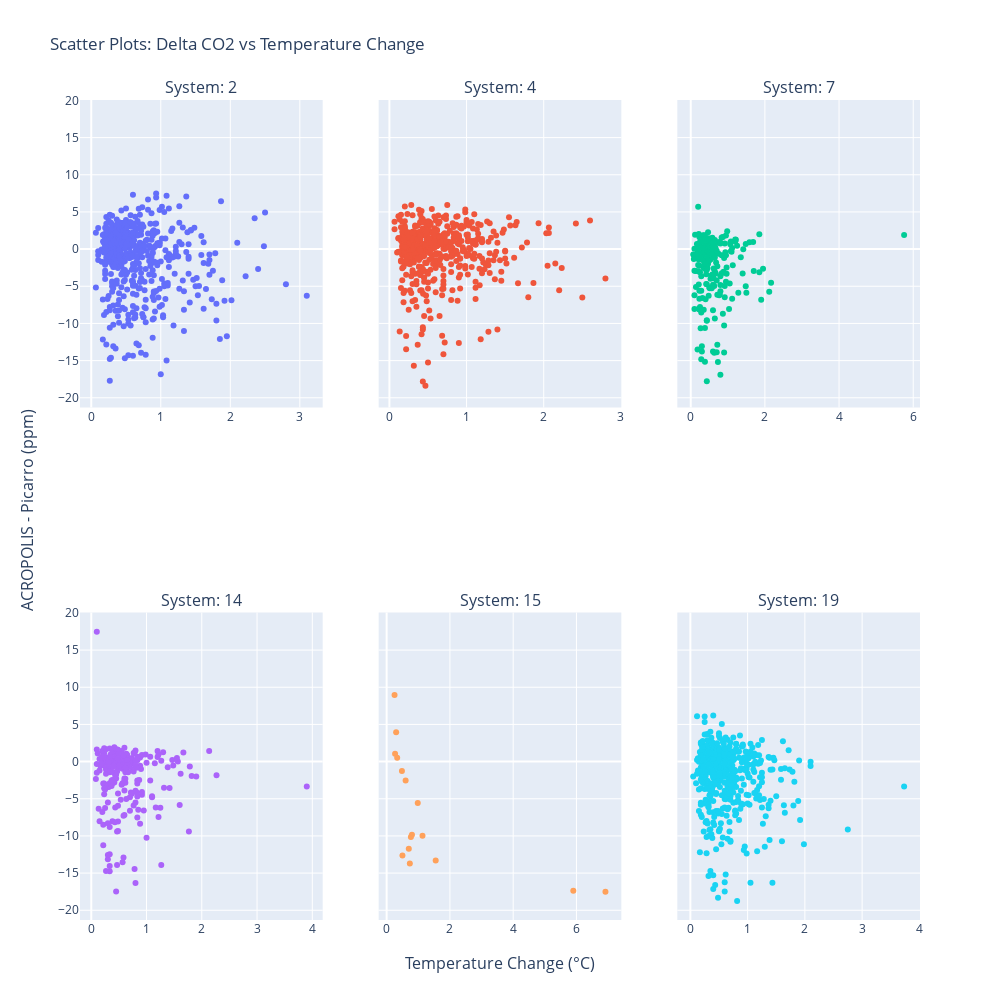

Source (notebook cell):
### Code cell
# parameters
x_col_name = "gmp343_temperature_change"
max_col = 3
x_title = "Temperature Change (°C)"
title_text = "Scatter Plots: Delta CO2 vs Temperature Change" 

plot_acropolis_scatter(x_col_name=x_col_name,max_col=max_col, x_title=x_title, title_text=title_text)

### Figure 1 — Plotly figure (JSON) as saved in the notebook; plotly's stock layout.template omitted (floating-point values rounded to 4 significant figures; data arrays with more than 128 entries replaced by an {"elided": "..."} marker saying what was removed)
{"data": [{"mode": "markers", "name": "MC-2", "type": "scatter", "x": {"elided": "569 float values"}, "xaxis": "x", "y": {"elided": "569 float values"}, "yaxis": "y"}, {"mode": "markers", "name": "MC-4", "type": "scatter", "x": {"elided": "570 float values"}, "xaxis": "x2", "y": {"elided": "570 float values"}, "yaxis": "y2"}, {"mode": "markers", "name": "MC-7", "type": "scatter", "x": {"elided": "242 float values"}, "xaxis": "x3", "y": {"elided": "242 float values"}, "yaxis": "y3"}, {"mode": "markers", "name": "MC-14", "type": "scatter", "x": {"elided": "242 float values"}, "xaxis": "x4", "y": {"elided": "242 float values"}, "yaxis": "y4"}, {"mode": "markers", "name": "MC-15", "type": "scatter", "x": [5.9, 6.917, 1.55, 0.7333, 0.7, 0.7667, 1.133, 0.5, 0.8, 0.9833, 0.6, 0.4833, 0.3333, 0.2667, 0.3, 0.25], "xaxis": "x5", "y": [-17.37, -17.5, -13.3, -13.69, -11.72, -10.13, -9.976, -12.63, -9.827, -5.579, -2.542, -1.28, 0.5158, 1.06, 3.953, 8.962], "yaxis": "y5"}, {"mode": "markers", "name": "MC-19", "type": "scatter", "x": {"elided": "570 float values"}, "xaxis": "x6", "y": {"elided": "570 float values"}, "yaxis": "y6"}], "layout": {"annotations": [{"font": {"size": 16}, "showarrow": false, "text": "System: 2", "x": 0.1444, "xanchor": "center", "xref": "paper", "y": 1, "yanchor": "bottom", "yref": "paper"}, {"font": {"size": 16}, "showarrow": false, "text": "System: 4", "x": 0.5, "xanchor": "center", "xref": "paper", "y": 1, "yanchor": "bottom", "yref": "paper"}, {"font": {"size": 16}, "showarrow": false, "text": "System: 7", "x": 0.8556, "xanchor": "center", "xref": "paper", "y": 1, "yanchor": "bottom", "yref": "paper"}, {"font": {"size": 16}, "showarrow": false, "text": "System: 14", "x": 0.1444, "xanchor": "center", "xref": "paper", "y": 0.375, "yanchor": "bottom", "yref": "paper"}, {"font": {"size": 16}, "showarrow": false, "text": "System: 15", "x": 0.5, "xanchor": "center", "xref": "paper", "y": 0.375, "yanchor": "bottom", "yref": "paper"}, {"font": {"size": 16}, "showarrow": false, "text": "System: 19", "x": 0.8556, "xanchor": "center", "xref": "paper", "y": 0.375, "yanchor": "bottom", "yref": "paper"}, {"font": {"size": 16}, "showarrow": false, "text": "Temperature Change (°C)", "x": 0.5, "xanchor": "center", "xref": "paper", "y": 0, "yanchor": "top", "yref": "paper", "yshift": -30}, {"font": {"size": 16}, "showarrow": false, "text": "ACROPOLIS - Picarro (ppm)", "textangle": -90, "x": 0, "xanchor": "right", "xref": "paper", "xshift": -40, "y": 0.5, "yanchor": "middle", "yref": "paper"}], "height": 1000, "showlegend": false, "title": {"text": "Scatter Plots: Delta CO2 vs Temperature Change"}, "width": 1000, "xaxis": {"anchor": "y", "domain": [0, 0.2889]}, "xaxis2": {"anchor": "y2", "domain": [0.3556, 0.6444]}, "xaxis3": {"anchor": "y3", "domain": [0.7111, 1]}, "xaxis4": {"anchor": "y4", "domain": [0, 0.2889]}, "xaxis5": {"anchor": "y5", "domain": [0.3556, 0.6444]}, "xaxis6": {"anchor": "y6", "domain": [0.7111, 1]}, "yaxis": {"anchor": "x", "domain": [0.625, 1], "matches": "y4"}, "yaxis2": {"anchor": "x2", "domain": [0.625, 1], "matches": "y4", "showticklabels": false}, "yaxis3": {"anchor": "x3", "domain": [0.625, 1], "matches": "y4", "showticklabels": false}, "yaxis4": {"anchor": "x4", "domain": [0, 0.375]}, "yaxis5": {"anchor": "x5", "domain": [0, 0.375], "matches": "y4", "showticklabels": false}, "yaxis6": {"anchor": "x6", "domain": [0, 0.375], "matches": "y4", "showticklabels": false}}}
